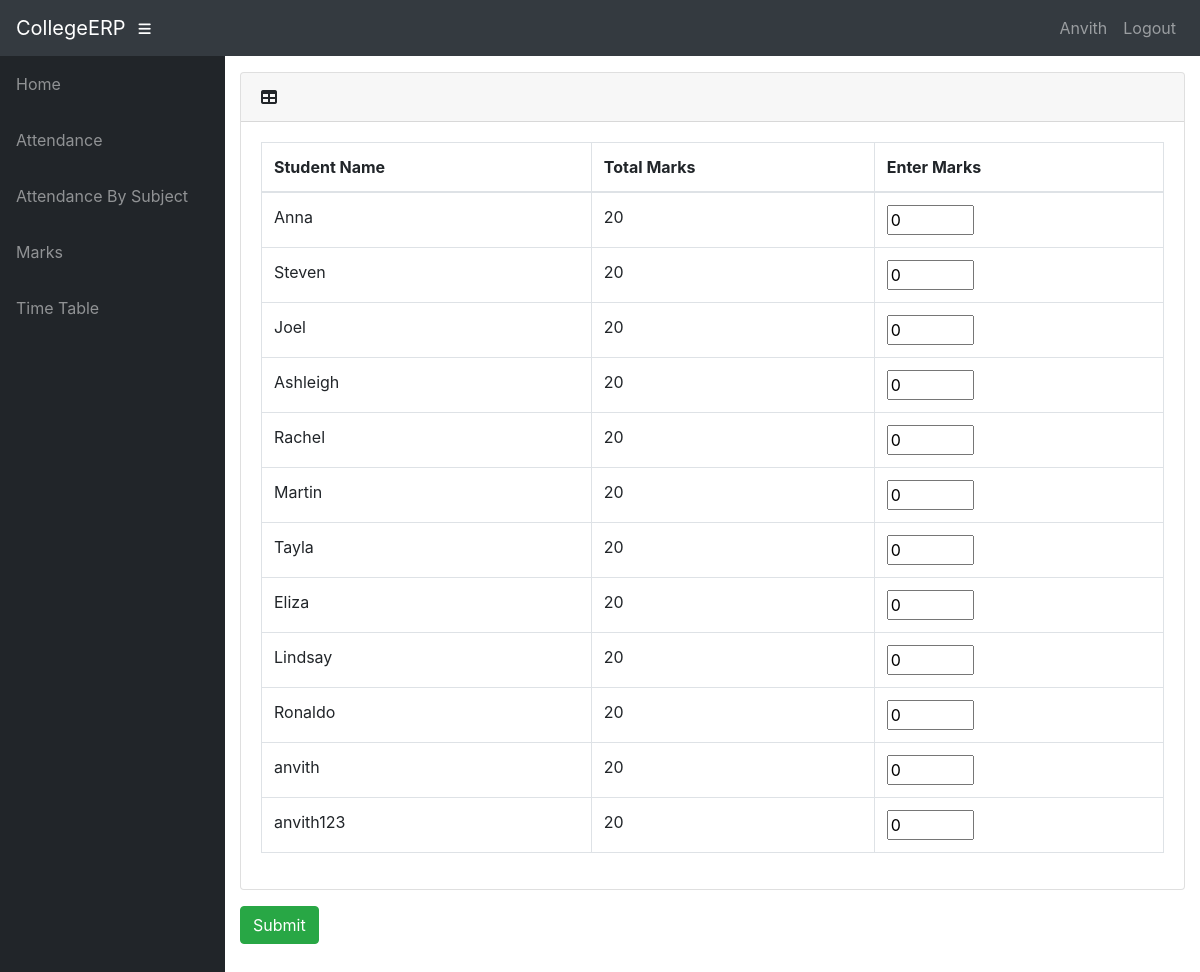
The page /info/teacher/182/marks_entry/ (signed in) on the database its author committed.
### info/models.py (models this page shows, shortened)
class User(AbstractUser):
    @property
    def is_student(self):
        if hasattr(self, 'student'):
            return True
        return False

class Student(models.Model):
    user = models.OneToOneField(User, on_delete=models.CASCADE, null=True)
    class_id = models.ForeignKey(Class, on_delete=models.CASCADE, default=1)
    USN = models.CharField(primary_key='True', max_length=100)
    name = models.CharField(max_length=200)
    sex = models.CharField(max_length=50, choices=sex_choice, default='Male')
    DOB = models.DateField(default='1998-01-01')

class MarksClass(models.Model):
    assign = models.ForeignKey(Assign, on_delete=models.CASCADE)
    name = models.CharField(max_length=50, choices=test_name, default='Internal test 1')
    status = models.BooleanField(default='False')
    class Meta:
        unique_together = (('assign', 'name'),)
    @property
    def total_marks(self):
        if self.name == 'Semester End Exam':
            return 100
        return 20

### info/views.py (the view)
# urls.py: path('teacher/<int:marks_c_id>/marks_entry/', views.t_marks_entry, name='t_marks_entry'),
@login_required()
def t_marks_entry(request, marks_c_id):
    mc = get_object_or_404(MarksClass, id=marks_c_id)
    ass = mc.assign
    c = ass.class_id
    context = {
        'ass': ass,
        'c': c,
        'mc': mc,
    }
    return render(request, 'info/t_marks_entry.html', context)

### info/templates/info/t_marks_entry.html (shortened to what this page needs)
{% extends 'info/base.html' %}
{% block content %}
{% if c.student_set.all %}
<form action="{% url 'marks_confirm' mc.id %}" method="post">
    <div class="card mb-3">
        <div class="card-header">
          <i class="fas fa-table"></i>
         <b>{{ dept1.name }}</b></div>
        <div class="card-body">
          <div class="table-responsive">
            <table class="table table-bordered" id="dataTable" width="100%" cellspacing="0">
              <thead>
                <tr>
                    <th>Student Name</th>
                    <th>Total Marks</th>
                    <th>Enter Marks</th>
                </tr>
              </thead>
                <tbody>
                {% for s in c.student_set.all %}
                    <tr>
                    <td>{{s.name}}</td>
                    <td>{{ mc.total_marks }}</td>
                    <td>
                        <input type="number" name="{{ s.USN }}" min="0" max="{{ mc.total_marks }}" value="0">
                    </td>
                    </tr>
                {% endfor %}
                </tbody>
            </table>
          </div>
        </div>
      </div>
    <input class="btn btn-success" type="submit" value="Submit">
</form>
{% else %}
    <p>No students in Class</p>
{% endif %}
{% endblock %}

### info/templates/info/base.html (shortened to what this page needs)
<!DOCTYPE html>
<html lang="en">
  <head>
      {% load static %}
    <link href="{% static '/info/bootstrap/vendor/bootstrap/css/bootstrap.min.css' %}" rel="stylesheet">
    <link href="{% static '/info/bootstrap/vendor/fontawesome-free/css/all.min.css' %}" rel="stylesheet" type="text/css">
    <link href="{% static '/info/bootstrap/vendor/datatables/dataTables.bootstrap4.css' %}" rel="stylesheet">
    <link href="{% static '/info/bootstrap/css/sb-admin.css' %}" rel="stylesheet">
  </head>
  <body id="page-top">
    <nav class="navbar navbar-expand navbar-dark bg-dark static-top">
      <a class="navbar-brand mr-1" href="{% url 'index' %}">CollegeERP</a>
      <button class="btn btn-link btn-sm text-white order-1 order-sm-0" id="sidebarToggle" href="#">
        <i class="fas fa-bars"></i>
      </button>
        <div class="collapse navbar-collapse" id="navbarResponsive">
          <ul class="navbar-nav ml-auto">
            <li class="nav-item">
                {% if request.user.is_student %}
                    <a class="nav-link text-capitalize">{{ request.user.student.name }}</a>
                {% elif request.user.is_teacher %}
                    <a class="nav-link text-capitalize">{{ request.user.teacher.name }}</a>
                {% endif %}
            </li>
            <li class="nav-item">
                <a class="nav-link" href="#" data-toggle="modal" data-target="#logoutModal">Logout</a>
            </li>
          </ul>
        </div>
    </nav>
    <div id="wrapper">
      <ul class="sidebar navbar-nav">
            <li class="nav-item">
              <a class="nav-link" href="{% url 'index' %}">
                <span>Home</span>
              </a>
            </li>
        {% if request.user.is_student %}
            <li class="nav-item">
              <a class="nav-link" href="{% url 'attendance' request.user.student.USN %}">
                <span>Attendance</span>
              </a>
            </li>
            <li class="nav-item">
              <a class="nav-link" href="{% url 'attendance' request.user.student.USN %}">
                <span>Attendance By Subject</span>
              </a>
            </li>
            <li class="nav-item">
              <a class="nav-link" href="{% url 'marks_list' request.user.student.USN %}">
                <span>Marks</span>
              </a>
            </li>
              <li class="nav-item">
              <a class="nav-link" href="{% url 'timetable' request.user.student.class_id_id %}">
                <span>Time Table</span>
              </a>
            </li>
        {% endif %}
      </ul>
      <div id="content-wrapper">
        <div class="container-fluid">
            {% block content %}
            {% endblock %}
        </div>
      </div>
    </div>
  </body>
</html>

### rows shown on the page
User: user.student.name "Anvith"
Student: name "Anna"
MarksClass: total_marks "20"
Student: name "Steven"
Student: name "Joel"
Student: name "Ashleigh"
Student: name "Rachel"
Student: name "Martin"
Student: name "Tayla"
Student: name "Eliza"
Student: name "Lindsay"
Student: name "Ronaldo"
Student: name "anvith"
Student: name "anvith123"
